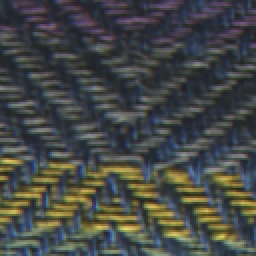
#> input picture datasets/Outex/10/001650.bmp, 128 x 128 px (shown 2 times larger)
$ python extract_bit_features.py
#> lines starting #> are read from the running program, lines starting #| are printed output that depends on the picture
#extract_bit_features.py
import numpy as np
from skimage.feature import local_binary_pattern
from skimage.io import imread
from skimage.color import rgb2gray
import os

def extract_bit_features(image_path):
    try:
        print(f"Processing image: {image_path}")
        image = imread(image_path)
        if image.ndim == 3 and image.shape[2] == 4:  # Handle RGBA images
            image = image[..., :3]  # Drop the alpha channel
        gray_image = rgb2gray(image)
        gray_image = (gray_image * 255).astype(np.uint8)
        radius = 1
        n_points = 8 * radius
        lbp = local_binary_pattern(gray_image, n_points, radius, method='uniform')
        hist, _ = np.histogram(lbp.ravel(), bins=np.arange(0, n_points + 3), range=(0, n_points + 2))
        hist = hist.astype(float)
        hist /= hist.sum()
        return hist
    except Exception as e:
        print(f"Error processing {image_path}: {e}")
        return None

def get_all_image_paths(input_dir):
#> called with input_dir = 'datasets'
    image_paths = []
    for root, _, files in os.walk(input_dir):
        for file in files:
            if file.lower().endswith(('.jpg', '.jpeg', '.png', '.bmp', '.tiff')):
                image_paths.append(os.path.join(root, file))
#> pass 2 of the loop in get_all_image_paths, `for root, _, files in os.walk(input_dir):`:
    return image_paths

def process_images(input_dir, output_file):
    feature_list = []
    image_files = get_all_image_paths(input_dir)
    for idx, image_file in enumerate(image_files):
        print(f"Processing {image_file} ({idx + 1}/{len(image_files)})")
        features = extract_bit_features(image_file)
#> in extract_bit_features, image is the input picture: shape (128, 128, 3); mean R, G, B 68.9, 71.9, 69.8
#> in extract_bit_features, `gray_image = rgb2gray(image)`:
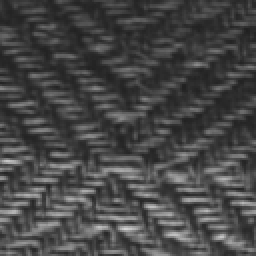
#> gray_image: shape (128, 128) float64 (shown 2 times larger); min 0.129, max 0.829, mean 0.279
#> in extract_bit_features, `lbp = local_binary_pattern(gray_image, n_points, radius, method='unifo..`:
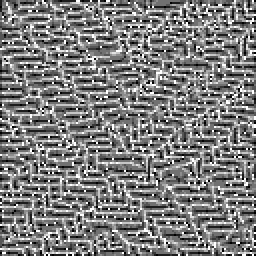
#> lbp: shape (128, 128) float64 (shown 2 times larger); min 0, max 9, mean 4.45; drawn with min black and max white
#> in extract_bit_features, `hist, _ = np.histogram(lbp.ravel(), bins=np.arange(0, n_points + 3), r..`: hist = [509, 1456, 1128, 2494, 3945, 1984, 1333, 1406, 905, 1224]
#> in extract_bit_features, `hist /= hist.sum()`: hist = [0.0311, 0.0889, 0.0688, 0.152, 0.241, 0.121, 0.0814, 0.0858, 0.0552, 0.0747]
#> features has the same summary as hist in extract_bit_features
        if features is not None:
            feature_list.append(features)
#> pass 2 of the loop in process_images, `for idx, image_file in enumerate(image_files):`:
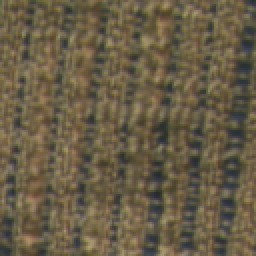
#> input picture datasets/Outex/1/000024.bmp, 128 x 128 px (shown 2 times larger)
#> in extract_bit_features, image is the input picture: shape (128, 128, 3); mean R, G, B 103.6, 92.8, 69.8
#> in extract_bit_features (call 2), `gray_image = rgb2gray(image)`:
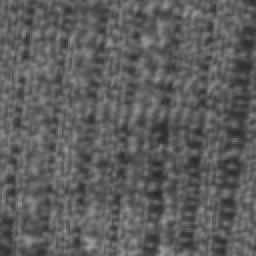
#> gray_image: shape (128, 128) float64 (shown 2 times larger); min 0.167, max 0.606, mean 0.367
#> in extract_bit_features (call 2), `lbp = local_binary_pattern(gray_image, n_points, radius, method='unifo..`:
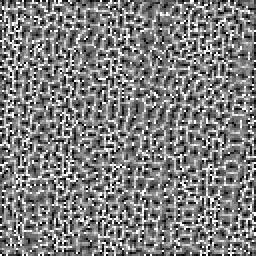
#> lbp: shape (128, 128) float64 (shown 2 times larger); min 0, max 9, mean 4.47; drawn with min black and max white
#> in extract_bit_features (call 2), `hist, _ = np.histogram(lbp.ravel(), bins=np.arange(0, n_points + 3), r..`: hist = [640, 1070, 1365, 2693, 3178, 2682, 1594, 988, 790, 1384]
#> in extract_bit_features (call 2), `hist /= hist.sum()`: hist = [0.0391, 0.0653, 0.0833, 0.164, 0.194, 0.164, 0.0973, 0.0603, 0.0482, 0.0845]
#> features has the same summary as hist in extract_bit_features
    if feature_list:
        np.save(output_file, np.array(feature_list))
        np.save(output_file.replace('.npy', '_paths.npy'), np.array(image_files))
    else:
        print("No features to save.")

if __name__ == "__main__":
    process_images('datasets', 'bit_features.npy')
